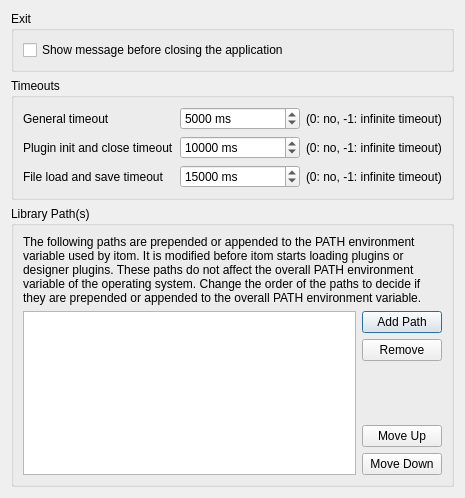
<?xml version="1.0" encoding="UTF-8"?>
<ui version="4.0">
 <class>WidgetPropGeneralApplication</class>
 <widget class="QWidget" name="WidgetPropGeneralApplication">
  <property name="geometry">
   <rect>
    <x>0</x>
    <y>0</y>
    <width>465</width>
    <height>498</height>
   </rect>
  </property>
  <property name="windowTitle">
   <string>Form</string>
  </property>
  <layout class="QVBoxLayout" name="verticalLayout_5">
   <item>
    <widget class="QGroupBox" name="groupBox">
     <property name="title">
      <string>Exit</string>
     </property>
     <layout class="QVBoxLayout" name="verticalLayout">
      <item>
       <widget class="QCheckBox" name="checkAskBeforeExit">
        <property name="text">
         <string>Show message before closing the application</string>
        </property>
       </widget>
      </item>
     </layout>
    </widget>
   </item>
   <item>
    <widget class="QGroupBox" name="groupBox_3">
     <property name="minimumSize">
      <size>
       <width>0</width>
       <height>0</height>
      </size>
     </property>
     <property name="title">
      <string>Timeouts</string>
     </property>
     <layout class="QGridLayout" name="gridLayout">
      <item row="0" column="0">
       <widget class="QLabel" name="label_3">
        <property name="text">
         <string>General timeout</string>
        </property>
       </widget>
      </item>
      <item row="0" column="1">
       <widget class="QSpinBox" name="spinBoxTimeoutGeneral">
        <property name="specialValueText">
         <string>-1 (infinity)</string>
        </property>
        <property name="suffix">
         <string> ms</string>
        </property>
        <property name="minimum">
         <number>-1</number>
        </property>
        <property name="maximum">
         <number>999999999</number>
        </property>
        <property name="singleStep">
         <number>1000</number>
        </property>
        <property name="value">
         <number>5000</number>
        </property>
       </widget>
      </item>
      <item row="0" column="2">
       <widget class="QLabel" name="label_2">
        <property name="text">
         <string>(0: no, -1: infinite timeout)</string>
        </property>
       </widget>
      </item>
      <item row="1" column="0">
       <widget class="QLabel" name="label_4">
        <property name="text">
         <string>Plugin init and close timeout</string>
        </property>
       </widget>
      </item>
      <item row="1" column="1">
       <widget class="QSpinBox" name="spinBoxTimeoutInitClose">
        <property name="specialValueText">
         <string>-1 (infinity)</string>
        </property>
        <property name="suffix">
         <string> ms</string>
        </property>
        <property name="minimum">
         <number>-1</number>
        </property>
        <property name="maximum">
         <number>999999999</number>
        </property>
        <property name="singleStep">
         <number>1000</number>
        </property>
        <property name="value">
         <number>10000</number>
        </property>
       </widget>
      </item>
      <item row="1" column="2">
       <widget class="QLabel" name="label_6">
        <property name="text">
         <string>(0: no, -1: infinite timeout)</string>
        </property>
       </widget>
      </item>
      <item row="2" column="0">
       <widget class="QLabel" name="label_5">
        <property name="text">
         <string>File load and save timeout</string>
        </property>
       </widget>
      </item>
      <item row="2" column="1">
       <widget class="QSpinBox" name="spinBoxTimeoutFileSaveLoad">
        <property name="specialValueText">
         <string>-1 (infinity)</string>
        </property>
        <property name="suffix">
         <string> ms</string>
        </property>
        <property name="minimum">
         <number>-1</number>
        </property>
        <property name="maximum">
         <number>999999999</number>
        </property>
        <property name="singleStep">
         <number>1000</number>
        </property>
        <property name="value">
         <number>15000</number>
        </property>
       </widget>
      </item>
      <item row="2" column="2">
       <widget class="QLabel" name="label_7">
        <property name="text">
         <string>(0: no, -1: infinite timeout)</string>
        </property>
       </widget>
      </item>
     </layout>
    </widget>
   </item>
   <item>
    <widget class="QGroupBox" name="groupBox_2">
     <property name="title">
      <string>Library Path(s)</string>
     </property>
     <layout class="QVBoxLayout" name="verticalLayout_4">
      <item>
       <widget class="QLabel" name="label">
        <property name="text">
         <string>The following paths are prepended or appended to the PATH environment variable used by itom. It is modified before itom starts loading plugins or designer plugins. These paths do not affect the overall PATH environment variable of the operating system. Change the order of the paths to decide if they are prepended or appended to the overall PATH environment variable.</string>
        </property>
        <property name="wordWrap">
         <bool>true</bool>
        </property>
       </widget>
      </item>
      <item>
       <layout class="QHBoxLayout" name="horizontalLayout">
        <item>
         <layout class="QVBoxLayout" name="verticalLayout_2">
          <item>
           <widget class="QListWidget" name="listWidget">
            <property name="cursor" stdset="0">
             <cursorShape>ArrowCursor</cursorShape>
            </property>
            <property name="dragEnabled">
             <bool>true</bool>
            </property>
            <property name="dragDropMode">
             <enum>QAbstractItemView::InternalMove</enum>
            </property>
            <property name="defaultDropAction">
             <enum>Qt::MoveAction</enum>
            </property>
            <property name="selectionMode">
             <enum>QAbstractItemView::SingleSelection</enum>
            </property>
            <property name="batchSize">
             <number>100</number>
            </property>
           </widget>
          </item>
         </layout>
        </item>
        <item>
         <layout class="QVBoxLayout" name="verticalLayout_3">
          <item>
           <widget class="QPushButton" name="btnAdd">
            <property name="text">
             <string>Add Path</string>
            </property>
            <property name="default">
             <bool>true</bool>
            </property>
           </widget>
          </item>
          <item>
           <widget class="QPushButton" name="btnRemove">
            <property name="text">
             <string>Remove</string>
            </property>
           </widget>
          </item>
          <item>
           <spacer name="verticalSpacer_2">
            <property name="orientation">
             <enum>Qt::Vertical</enum>
            </property>
            <property name="sizeHint" stdset="0">
             <size>
              <width>20</width>
              <height>40</height>
             </size>
            </property>
           </spacer>
          </item>
          <item>
           <widget class="QPushButton" name="btnMoveUp">
            <property name="text">
             <string>Move Up</string>
            </property>
           </widget>
          </item>
          <item>
           <widget class="QPushButton" name="btnMoveDown">
            <property name="text">
             <string>Move Down</string>
            </property>
           </widget>
          </item>
         </layout>
        </item>
       </layout>
      </item>
     </layout>
    </widget>
   </item>
  </layout>
 </widget>
 <resources/>
 <connections/>
</ui>
